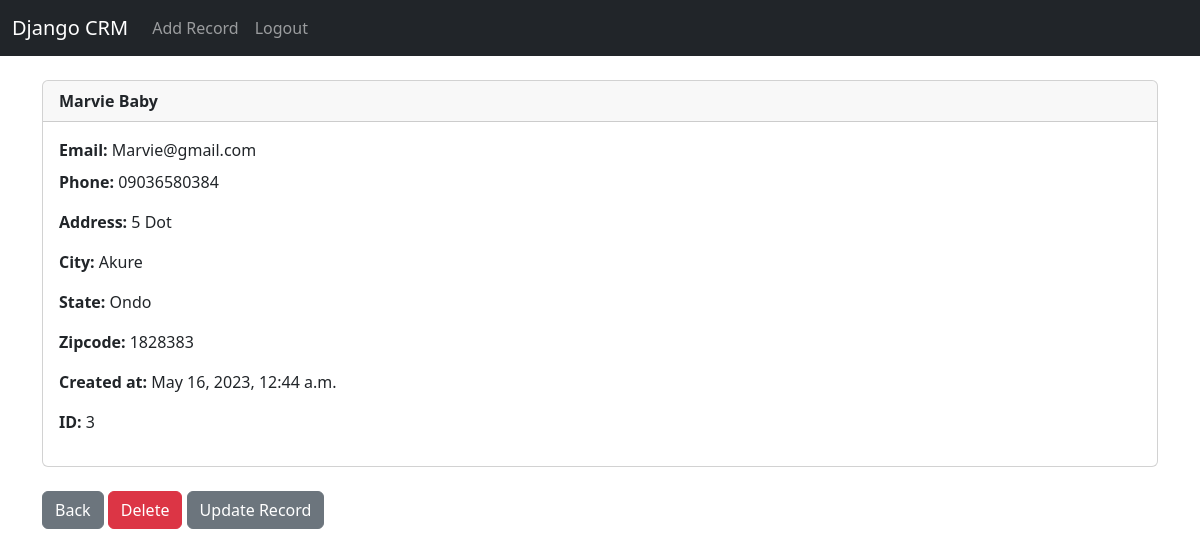
Screenshot of /record/3 (signed in) with the database file from the repository.
### website/models.py (models this page shows, shortened)
class Record(models.Model):
    created_at = models.DateTimeField(auto_now_add=True)
    first_name = models.CharField(max_length=50)
    last_name = models.CharField(max_length=50)
    email = models.CharField(max_length=100)
    phone = models.CharField(max_length=15)
    address = models.CharField(max_length=100)
    city = models.CharField(max_length=50)
    state  = models.CharField(max_length=50)
    zipcode = models.CharField(max_length=20)

### website/views.py (the view)
# urls.py: path('record/<int:pk>', views.customer_record, name="record"),
def customer_record(request, pk):
    if request.user.is_authenticated:
        customer_record = Record.objects.get(id=pk)
        return render(request, 'record.html', {'customer_record':customer_record})
    else:
        messages.success(request, "You must be logged in to view that page!")
        return redirect("Home")

### website/templates/record.html
{% extends 'base.html' %}
{% block content %}
<div class="card">
    <div class="card-header">
      <strong>
      {{ customer_record.first_name }}
      {{ customer_record.last_name }}
    </strong>
    </div>
    <div class="card-body">
      <p class="card-title">
          <strong>Email: </strong>{{ customer_record.email }} <p>
          <strong>Phone: </strong>{{ customer_record.phone }} <p>
          <strong>Address: </strong>{{ customer_record.address }} <p>
          <strong>City: </strong>{{ customer_record.city }} <p>
          <strong>State: </strong> {{ customer_record.state }} <p>
          <strong>Zipcode: </strong>{{ customer_record.zipcode }} <p>
          <strong>Created at: </strong>{{ customer_record.created_at }} <p>
          <strong>ID: </strong>{{ customer_record.id }}
      </p>
    </div>
  </div>
<br>
<a href="{% url 'Home' %}" class="btn btn-secondary">Back</a>
<a href="{% url 'delete_record' customer_record.id %}" class="btn btn-danger">Delete</a>
<a href="{% url 'update_record' customer_record.id %}" class="btn btn-secondary">Update Record</a>
{% endblock %}

### rows the page displays
Record: first_name "Marvie", last_name "Baby", email "Marvie@gmail.com", phone "09036580384", address "5 Dot", city "Akure", state "Ondo", zipcode "1828383", created_at "May 16, 2023, 12:44 a.m.", id "3"
